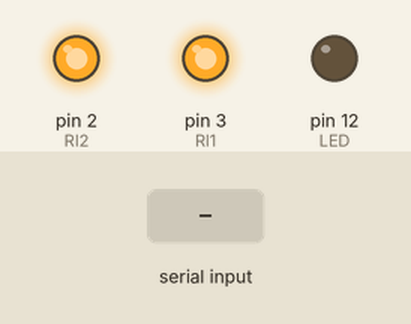
This sketch was run on a simulated Arduino Nano, built with avr-gcc and run on an emulated ATmega328P. Shown: output pins drawn as LEDs (lit = HIGH). The inputs (shaded band) are chosen by the test bench.

Above: at 2.7 s.
2.8 s: "1" received over Serial
At 3.1 s:
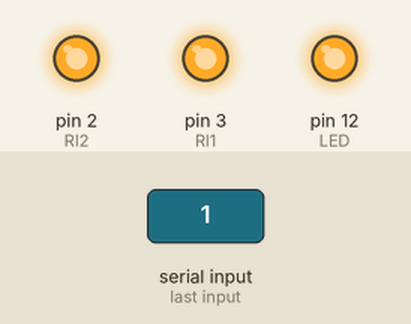
4.3 s: byte 1 (1) received over Serial
At 5.4 s:
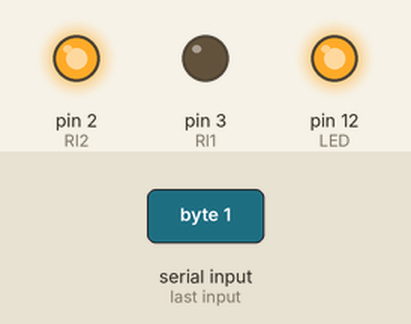
5.8 s: byte 3 (3) received over Serial
At 6.5 s:
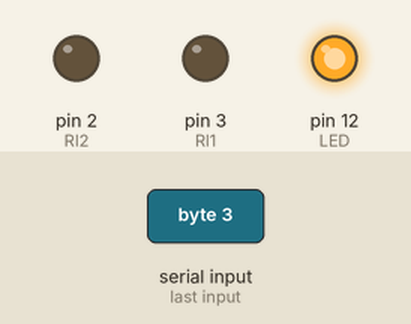
7.3 s: byte 0 (0) received over Serial
At 7.7 s:
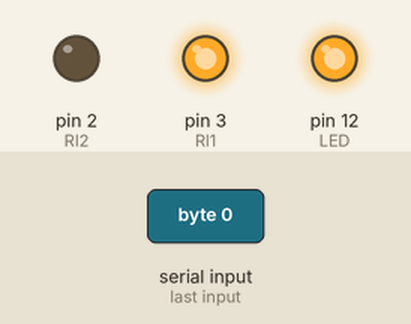
Timing chart, 0 to 9.8 s (numbered marks = the images above; inputs shaded):
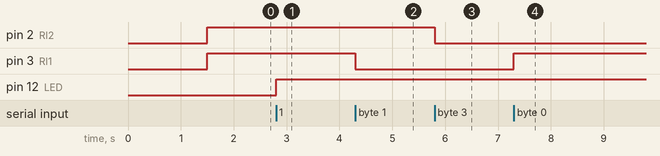

Measured:
- after the input at 2.8 s, pin 12 (LED): LOW → HIGH at once
- after the input at 4.3 s, pin 3 (Rl1): HIGH → LOW at once
- after the input at 5.8 s, pin 2 (Rl2): HIGH → LOW at once
- after the input at 7.3 s, pin 3 (Rl1): LOW → HIGH at once

The sketch:

Arduino_Nano_SerialComm.ino
```cpp
//----------------------بِسْمِ اللَّهِ الرَّحْمَنِ الرَّحِيم --------------------//
//----------- Arduino Nano Automatic Pesticide Solar Charge Robot------------//
//                SERIAL ONLY !               //
//----------- Made by : Lukman Nul Hakim & Juliansyah Akbar------------//
//----------- Last Update 26-6-2022-----Created 12-4-2022--------------//


#define Rl1 3  //// kiri
#define Rl2 2  //// kanan
#define LED 12
int pump;

void setup() {
  Serial.begin(115200);
  pinMode(Rl1,OUTPUT);
  pinMode(Rl2,OUTPUT);
  pinMode(LED,OUTPUT);
  digitalWrite(Rl2,LOW);
  digitalWrite(Rl1,LOW);
  delay(1500);
  digitalWrite(Rl2,HIGH);
  digitalWrite(Rl1,HIGH);
}

void loop() {
  ///////////////////////////
  if (Serial.available() > 0){
    digitalWrite(LED,HIGH);
    pump = Serial.read();
    if (pump == 0){            ///kiriii
      digitalWrite(Rl1,HIGH);
    }
    else if (pump == 1){
      digitalWrite(Rl1,LOW);
    }
    ///////////////////////////
    if (pump == 2){           ///kanannn
      digitalWrite(Rl2,HIGH);
    }
    else if (pump == 3){
      digitalWrite(Rl2,LOW);
    }
  }
}
```
